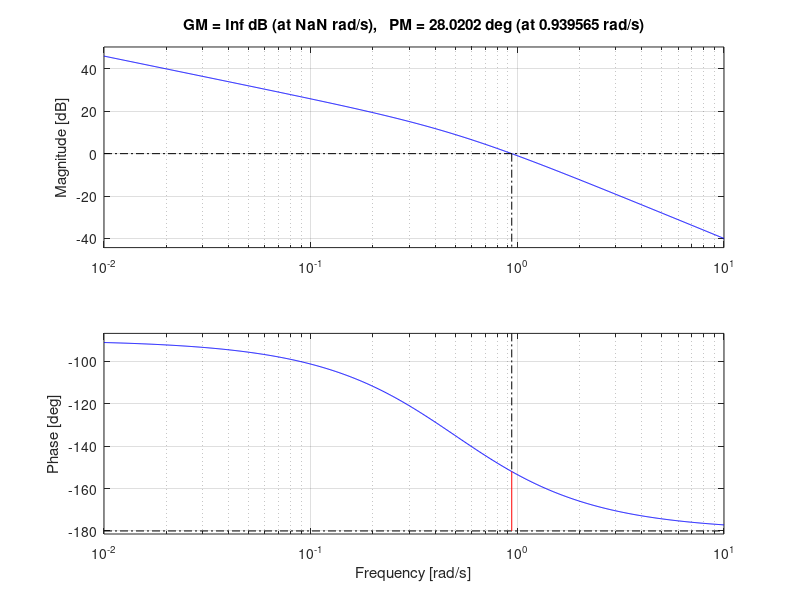

This chart was generated by the following MATLAB code: (Note: this script raises an error after producing the figure.)
%% QUESTION 2020-09-29
% Gerado usando |publish('q20200929.m',struct('format','pdf','outputDir','.')|

clear all
close all

%%
% Calcula Função de Transferência
K = 1
Ts = 0.1
G = tf(1,[1 0.5 0])

%%
% Discretização usando ZOH
Gz = c2d(G,Ts,'zoh')

%%
% Diagram de bode com indicação da margem de ganho e da margem de fase para o sistema contínuo
margin(G)

%%
% Cálculo da margem de Ganho (Gm) e Marge de Fase (Pm)
[Gm,Pm,Wcg,Wcp] = margin(G)

%%
% Converte TF para expressão simbólica
syms z w T
[num den] = tfdata(Gz,'v')
sGz = poly2sym(num,z)/poly2sym(den,z)
vpa(simplify(subs(sGz,T,Ts)),4) % Arrendonda para facilitar visualização

%%
% Aplicando transformação do plano s para o plano w
wz = (1 + (T/2)*w)/(1-(T/2)*w)
sGw = subs(sGz,z,wz)
vpa(simplify(subs(sGw,T,Ts)),4) % Arrendonda para facilitar visualização

%%
% Calculo de Kv através do $$lim_{w \to 0}w*G(w)$$
exprLimKv = w*simplifyFraction(subs(sGw,T,Ts))
Ess = eval(subs(simplify(exprLimKv),w,0))
Kv = 1/Ess

% Convertendo de expressão simbólica para TF
[num,den] = numden(subs(sGw,T,Ts))
num = sym2poly(num)
den = sym2poly(den)
Gw = zpk(tf(num,den))

%%
% Diagram de bode com indicação da margem de ganho e da margem de fase para o sistema discretizado
margin(Gw)

%%
% Cálculo da margem de Ganho (Gm) e Marge de Fase (Pm)
[Gm,Pm,Wcg,Wcp] = margin(Gw)

